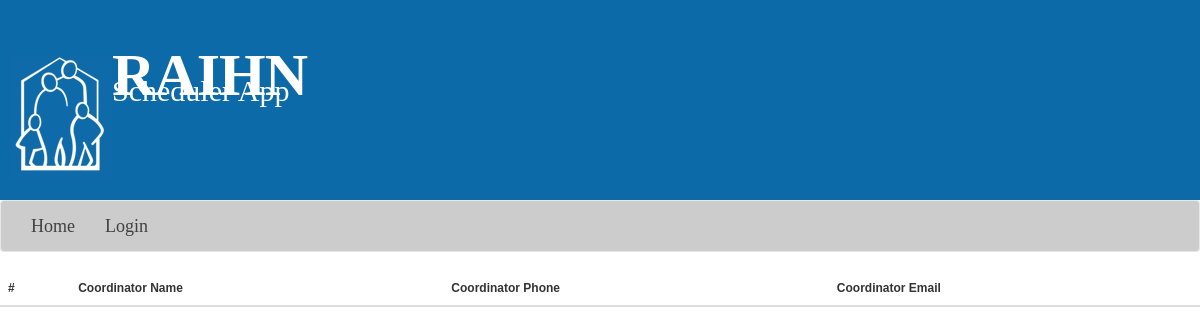
The app's page /congregationcoordinators.php, older data.
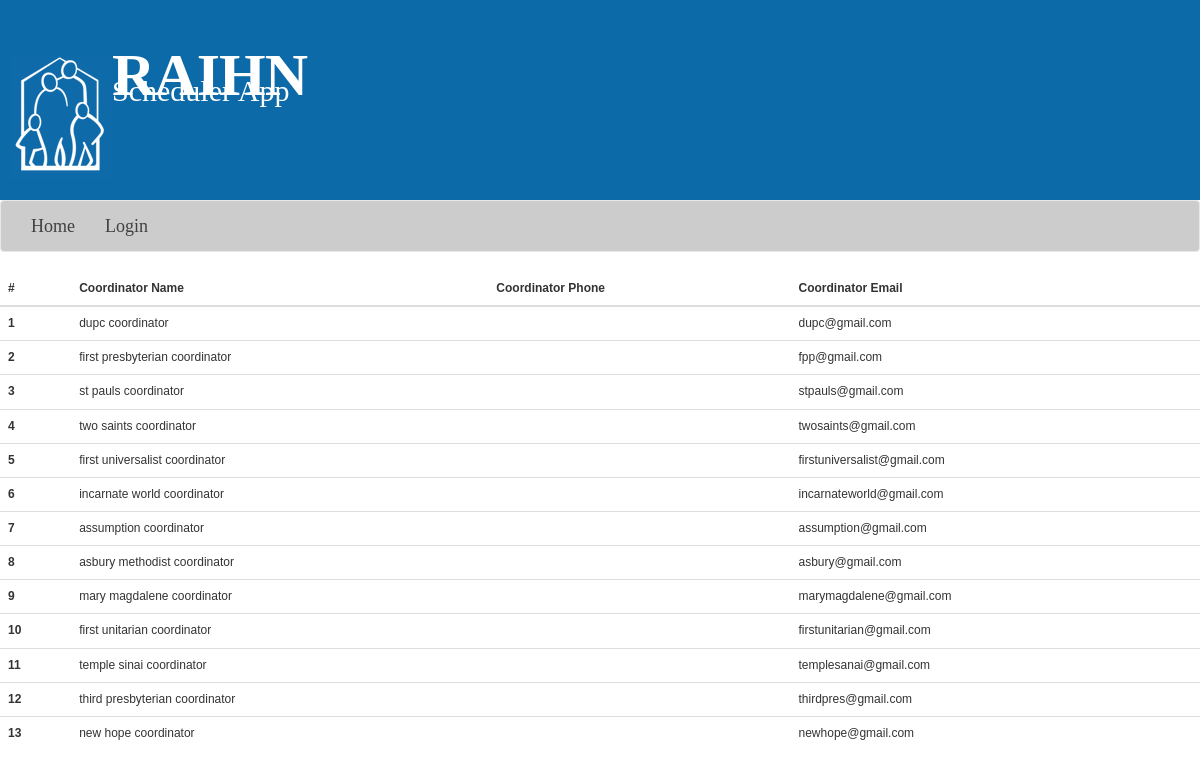
The same page, newer data.
### tables this page shows
CREATE TABLE `congregation_coordinator` (
  `congID` tinyint(4) NOT NULL,
  `userID` tinyint(4) NOT NULL,
  `coordinatorName` varchar(100) DEFAULT NULL,
  `coordinatorPhone` varchar(20) DEFAULT NULL,
  `coordinatorEmail` varchar(45) DEFAULT NULL,
  PRIMARY KEY (`congID`,`userID`),
  KEY `FK_CONGREGATION_COORDINATOR_USERS_userID_idx` (`userID`),
  CONSTRAINT `FK_CONGREGATION_COORDINATOR_CONGREGATION` FOREIGN KEY (`congID`) REFERENCES `congregation` (`congID`) ON DELETE NO ACTION ON UPDATE NO ACTION,
  CONSTRAINT `FK_CONGREGATION_COORDINATOR_USERS_userID` FOREIGN KEY (`userID`) REFERENCES `users` (`userID`) ON DELETE NO ACTION ON UPDATE NO ACTION
);

### congregationcoordinators.php (called while the page is built, shortened)
<?php
    require_once("./inc/top_layout.php");
	require_once(__DIR__."/inc/Controller/CongregationCoordinator.class.php");
	$CongregationCoordinator = new CongregationCoordinator();
?>
<?php
	$CongregationCoordinator->getCongregationCoordinators();
?>
<?php require_once("./inc/bottom_layout.php"); ?>

### inc/Data/db.class.php (called while the page is built, shortened)
<?php
	class Database
    {
        private $host = "localhost";
        private $db_name = "raihn";
        private $username = "root";
        private $password = "yukinositaRed21";
        public function getConnection()
        {
            $this->conn = null;
            try {
                $this->conn = new PDO("mysql:host=" . $this->host . ";dbname=" . $this->db_name, $this->username, $this->password);
                $this->conn->exec("set names utf8");
            } catch (PDOException $exception) {
                error_log("Connection error: " . $exception->getMessage(), 0);
            }
            return $this->conn;
        }
        public function executeQuery($sqlQuery, $params, $type)
        {
            try {
                if (sizeof($params) == 0) {
                    $db = new Database();
                    $conn = $db->getConnection();
                    $query = $conn->prepare($sqlQuery);
                    if ($query->execute()) {
                        if ($type == "select") {
                            $result = $query->fetchAll(PDO::FETCH_ASSOC);
                            return $result;
                        } else {
                            $result = $query->rowCount();
                            $conn = null;
                            $params = null;
                            return $result;
                        }
                    }
                }
            } catch (PDOException $e) {
                echo $e->getMessage();
            }
        }
    }
?>

### inc/Controller/Functions.class.php (called while the page is built, shortened)
<?php
class Functions {
    function testSQLNullValue($sqlData) {
        if($sqlData === "NULL") {
            return "None";
        }else {
            return $sqlData;
        }
    }
}

### inc/Controller/CongregationCoordinator.class.php (the view, shortened to what this page needs)
<?php
class CongregationCoordinator {
    function __construct() {
        require_once(__DIR__."/../Data/db.class.php");
        require_once(__DIR__."/Functions.class.php");
        $this->DB = new Database();
        $this->Functions = new Functions();
    }
    function getCongregationCoordinators() {
        $sqlQuery = "SELECT * FROM CONGREGATION_COORDINATOR";
        $result = $this->DB->executeQuery($sqlQuery, $this->Functions->paramsIsZero(), "select");
        $bigString = "<table class='table'>";
        $bigString .= "<thead>";
        $bigString .= "<tr>";
        $bigString .= "<th scope='col'>#</th>";
        $bigString .= "<th scope='col'>Coordinator Name</th>";
        $bigString .= "<th scope='col'>Coordinator Phone</th>";
        $bigString .= "<th scope='col'>Coordinator Email</th>";
        $bigString .= "</tr>";
        $bigString .= "</thead>";
        $bigString .= "<tbody>";
        for($i = 0; $i < sizeof($result); $i++) {
            $bigString .= "<tr>";
            $bigString .= "<th scope='row'>".($i+1)."</th>";
            $bigString .= "<td>".$this->Functions->testSQLNullValue($result[$i]['coordinatorName'])."</td>";
            $bigString .= "<td>".$this->Functions->testSQLNullValue($result[$i]['coordinatorPhone'])."</td>";
            $bigString .= "<td>".$this->Functions->testSQLNullValue($result[$i]['coordinatorEmail'])."</td>";
            $bigString .= "</tr>";
        }
        $bigString .= "</tbody>";
        $bigString .= "</table>";
        echo $bigString;
    }
}

### inc/top_layout.php (shortened to what this page needs)
<!DOCTYPE html>
<html lang="en">
<head>
    <link rel="stylesheet" type="text/css" href="./css/bootstrap.min.css">
    <link rel="stylesheet" type="text/css" href="./css/font-awesome.min.css">
    <link rel="stylesheet" type="text/css" href="./css/fullcalendar.min.css">
    <link rel="stylesheet" type="text/css" href="./css/contact.css">
    <link rel="stylesheet" type="text/css" href="./css/demo.css">
    <link rel="stylesheet" type="text/css" href="./css/styles.css">
</head>
<body>
	<div id="title-section">
		<a href="./index.php">
			<div id="logo">
				<div id="logo-img">
					<img src="./img/RAIHNlogo.PNG"  alt="RAIHN logo"/>
				</div>
				<div id="logo-text">
					<div id="logo-text-pt1">
						<h1>RAIHN</h1>
					</div>
					<div id="logo-text-pt2">
						<span id="scheduler-font">Scheduler App</span>
					</div>
				</div>
			</div>
		</a>
	</div>
	<nav class="navbar navbar-default custom-bg">
	  	<div class="collapse navbar-collapse" id="bs-example-navbar-collapse-1">
	    	<ul class="nav navbar-nav">
		      	<li class="nav-item">
		        	<a class="nav-link" href="./index.php">Home</span></a>
		      	</li>
		      	<?php  if(isset($_SESSION['email'])): ?>
		      		<?php  if(isset($_SESSION['role']) && ($_SESSION['role'] == "Bus Driver" || $_SESSION['role'] == "Bus Driver Admin" || $_SESSION['role'] == "Admin")): ?>
				      	<li class="nav-item">
				        	<a class="nav-link" href="./busdriverroster.php">Bus Driver Roster</a>
				      	</li>
                        <li class="nav-item">
                            <a class="nav-link" href="./testBlackoutsDRIVERS.php">Test Blackout Drivers</a>
                        </li>
			      	<?php endif; ?>
                    <li class="nav-item dropdown">
                        <a class="nav-link dropdown-toggle" href="#" id="navbarDropdownMenuLink" data-toggle="dropdown" aria-haspopup="true" aria-expanded="false">
                            Finalized Schedules<b class="caret"></b>
                        </a>
                        <div class="dropdown-menu" aria-labelledby="navbarDropdownMenuLink">
                            <a class="nav-link" href="./finalizedschedules.php">Congregation Schedules</a>
                        </div>
                    </li>
			      	<?php  if(isset($_SESSION['role']) && ($_SESSION['role'] == "Congregation" || $_SESSION['role'] == "Congregation Admin" || $_SESSION['role'] == "Admin" )): ?>
                        <li class="nav-item dropdown">
                            <a class="nav-link dropdown-toggle" href="#" id="navbarDropdownMenuLink" data-toggle="dropdown" aria-haspopup="true" aria-expanded="false">
                                Congregation Rosters<b class="caret"></b>
                            </a>
                            <div class="dropdown-menu" aria-labelledby="navbarDropdownMenuLink">
                                <a class="nav-link" href="./congregationroster.php">Host Congregation Roster</a>
                                <a class="nav-link" href="./congregationcoordinators.php">Congregation Coordinators</a>
                            </div>
                        </li>
                        <li class="nav-item">
                            <a class="nav-link" href="./inputblackouts.php">Input Blackouts</a>
                        </li>
			      	<?php endif; ?>
                    <?php  if(isset($_SESSION['role']) && ($_SESSION['role'] == "Congregation" || $_SESSION['role'] == "Admin")): ?>
                        <li class="nav-item">
                            <a class="nav-link" href="./inputblackouts.php">Input Blackouts</a>
                        </li>
                    <?php endif; ?>
                    <?php  if(isset($_SESSION['role']) && ($_SESSION['role'] == "Congregation Admin" || $_SESSION['role'] == "Admin")): ?>
                        <li class="nav-item dropdown">
                            <a class="nav-link dropdown-toggle" href="#" id="navbarDropdownMenuLink" data-toggle="dropdown" aria-haspopup="true" aria-expanded="false">
                                Admin Tools<b class="caret"></b>
                            </a>
                            <div class="dropdown-menu" aria-labelledby="navbarDropdownMenuLink">
                                <a class="nav-link" href="./adminCongSchedule.php">Scheduled Rotations</a>
                                <a class="nav-link" href="./viewenteredblackouts.php">Blackouts Entered</a>
                            </div>
                        </li>
                    <?php endif; ?>
			      	<?php  if(isset($_SESSION['role']) && $_SESSION['role'] == "Admin"): ?>
			      		<li class="nav-item">
				        	<a class="nav-link" href="./insertDateData.php">Insert Date Data</a>
				      	</li>
			      	<?php endif; ?>
			      	<li class="nav-item">
			        	<a class="nav-link" href="./setuppassword.php">Change Password</a>
			      	</li>
			      	<li class="nav-item">
			        	<a class="nav-link" href="./logout.php">Logout</a>
			      	</li>
		      	<?php else: ?>
		      	<li class="nav-item">
		        	<a class="nav-link" href="./login.php">Login</a>
		      	</li>
		      	<?php endif; ?>
			</ul>
	  	</div>
	</nav>

### inc/bottom_layout.php (shortened to what this page needs)
	</body>
</html>

### css/demo.css (style rules this page uses)
body { background:#fff; color:#333; font: 12px/22px verdana, arial, sans-serif; height:100%; margin:0 auto; width:100%; }
h1 { color:#3a6d8c; font-size:34px; line-height:40px; margin:0; }
img { border:0; }
#logo { margin-bottom:20px; width:300px; }
#logo h1 { color:#666; letter-spacing:-1px; font-weight:normal; }

### css/styles.css (style rules this page uses)
.custom-bg { background-color: rgb(204,204,204); }
.custom-bg li { font-family: "Freight Sans Book"; }
#logo { width: 500px; position: absolute; padding-left: 1rem; bottom: 0; }
#logo h1 { font-family: "Rockwell"; font-size: 60px; font-weight: bold; color: white; }
#logo-img { float: left; }
#logo-text-pt1 { padding-top: 0; }
#logo-text-pt2 { margin-top: -15px; }
#scheduler-font { font-family: "Freight Sans Book Italic"; font-size: 30px; font-weight: lighter; color: white; }
#title-section { height: 200px; background-color: #0D6AA8; position: relative; }
.navbar-default .navbar-nav>li>a { color: rgb(64,64,64); font-size: 18px; }

Row changes from the older to the newer data that the page shows:
added congregation_coordinator: coordinatorName "dupc coordinator", coordinatorEmail "dupc@gmail.com"
added congregation_coordinator: coordinatorName "first presbyterian coordinator", coordinatorEmail "fpp@gmail.com"
added congregation_coordinator: coordinatorName "st pauls coordinator", coordinatorEmail "stpauls@gmail.com"
added congregation_coordinator: coordinatorName "two saints coordinator", coordinatorEmail "twosaints@gmail.com"
added congregation_coordinator: coordinatorName "first universalist coordinator", coordinatorEmail "firstuniversalist@gmail.com"
added congregation_coordinator: coordinatorName "incarnate world coordinator", coordinatorEmail "incarnateworld@gmail.com"
added congregation_coordinator: coordinatorName "assumption coordinator", coordinatorEmail "assumption@gmail.com"
added congregation_coordinator: coordinatorName "asbury methodist coordinator", coordinatorEmail "asbury@gmail.com"
added congregation_coordinator: coordinatorName "mary magdalene coordinator", coordinatorEmail "marymagdalene@gmail.com"
added congregation_coordinator: coordinatorName "first unitarian coordinator", coordinatorEmail "firstunitarian@gmail.com"
added congregation_coordinator: coordinatorName "temple sinai coordinator", coordinatorEmail "templesanai@gmail.com"
added congregation_coordinator: coordinatorName "third presbyterian coordinator", coordinatorEmail "thirdpres@gmail.com"
added congregation_coordinator: coordinatorName "new hope coordinator", coordinatorEmail "newhope@gmail.com"
